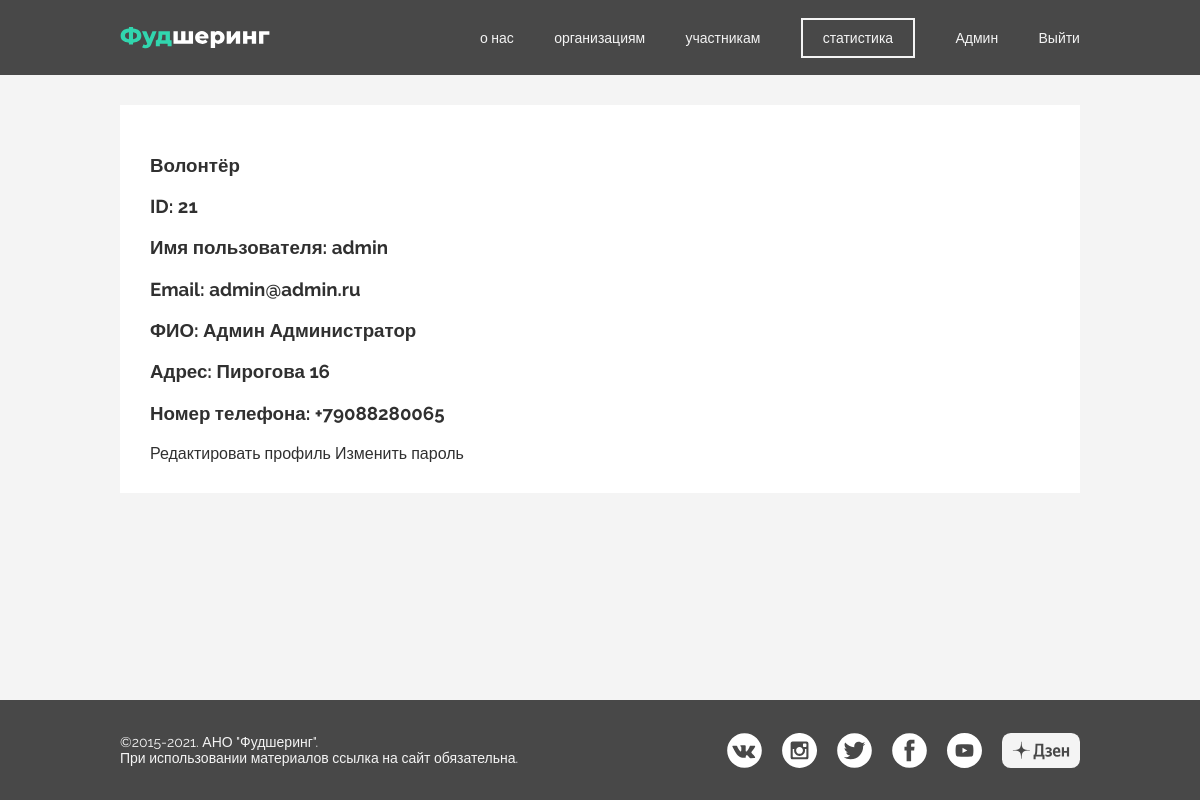
The page /cabinet/profile/ (signed in) on the database its author committed.
### authapp/models.py (models this page shows, shortened)
class UserProfile(AbstractUser):
    email = models.EmailField(verbose_name='Почта')
    first_name = models.CharField(verbose_name='Имя', max_length=128)
    last_name = models.CharField(verbose_name='Фамилия', max_length=128)
    status = models.CharField(verbose_name='Статус', choices=Status.choices, default=Status.Volunteer, max_length=1)
    confirm = models.BooleanField(verbose_name='Подтверждён', default=False)
    address = models.CharField(verbose_name='Адрес', max_length=128)
    phone_number = models.CharField(max_length=12, verbose_name="Номер телефона")

### mainapp/views.py (the view)
# urls.py: path('cabinet/profile/', mainapp.profile, name='profile'),
def profile(request):
    context = {
        'title': 'личные данные',
    }
    return render(request, 'mainapp/lk/profile/index.html', context)

### mainapp/templates/mainapp/lk/profile/index.html
{% extends 'mainapp/layouts/app.html' %}
{% load static %}
{% block content %}
    <div class="frame">
        <div class="content cabinet_frame">
            {% if user.is_stuff %}
                <h3>Администратор</h3>
            {% elif user.status == 'c' %}
                <h3>Координатор</h3>
            {% elif user.status == 'v' %}
                <h3>Волонтёр</h3>
            {% endif %}
            <h3>ID: {{ user.id }}</h3>
            <h3>Имя пользователя: {{ user.username }}</h3>
            <h3>Email: {{ user.email }}</h3>
            <h3>ФИО: {{ user.first_name }} {{ user.last_name }}</h3>
            <h3>Адрес: {{ user.address }}</h3>
            <h3>Номер телефона: {{ user.phone_number }}</h3>
            <a href="{% url 'mainapp:edit_profile' %}">Редактировать профиль</a>
            <a href="{% url 'mainapp:change_password' %}">Изменить пароль</a>
        </div>
    </div>
{% endblock %}

### mainapp/templates/mainapp/layouts/app.html (shortened to what this page needs)
{% load static %}
<!doctype html>
<html lang="ru">
<head>
    <link href="https://cdn.jsdelivr.net/npm/select2@4.1.0-rc.0/dist/css/select2.min.css" rel="stylesheet"/>
    <link rel="stylesheet" href="{% static 'css/main.css' %}">
</head>
<body>
<div class="menu">
    <div class="content  menu_content">
        <div class="menu_left">
            <a href="{% url 'mainapp:index' %}">
                <div class="menu_left_logo">
                </div>
            </a>
        </div>
        <div class="menu_right">
            <div class="menu_right_li"><a href="{% url 'mainapp:about' %}">о нас</a></div>
            <div class="menu_right_li"><a href="{% url 'mainapp:organizations' %}">организациям</a></div>
            <div class="menu_right_li"><a href="{% url 'mainapp:participants' %}">участникам</a></div>
            <div class="menu_right_li  statistic_button"><a href="#">статистика</a></div>
            {% if not user.is_authenticated %}
                <div class="menu_right_li"><a href="{% url 'authapp:register' %}">регистрация</a></div>
                <div class="menu_right_li"><a href="{% url 'authapp:login' %}">вход</a></div>
            {% else %}
                <div class="menu_right_li"><a href="{% url 'mainapp:cabinet' %}">{{ request.user.first_name }}</a></div>
                <div class="menu_right_li"><a href="{% url 'authapp:logout' %}">Выйти</a></div>
            {% endif %}
        </div>
    </div>
</div>
{% block content %}
{% endblock %}
<div class="footer">
    <div class="content footer_content">
        <div class="footer_item footer_left">
            <span>©2015-2021. АНО "Фудшеринг".</span>
            <span>При использовании материалов ссылка на сайт обязательна.</span>
        </div>
        <div class="footer_item footer_right">
            <a href="https://vk.com/foodsharing_msk">
                <div class="social_logo"
                     style="background: url('{% static 'icons/footer/vk.svg' %}') center no-repeat; background-size: cover"></div>
            </a>
            <a href="https://www.instagram.com/ano_foodsharing/">
                <div class="social_logo"
                     style="background: url('{% static 'icons/footer/inst.svg' %}') center no-repeat; background-size: cover"></div>
            </a>
            <a href="https://twitter.com/foodsharing_msk">
                <div class="social_logo"
                     style="background: url('{% static 'icons/footer/tt.svg' %}') center no-repeat; background-size: cover"></div>
            </a>
            <a href="https://www.facebook.com/foodsharingmsk/">
                <div class="social_logo"
                     style="background: url('{% static 'icons/footer/fb.svg' %}') center no-repeat; background-size: cover"></div>
            </a>
            <a href="https://www.youtube.com/channel/UCrKJ9f1ACPckgOPgE67tW5g">
                <div class="social_logo"
                     style="background: url('{% static 'icons/footer/yt.svg' %}') center no-repeat; background-size: cover"></div>
            </a>
            <a href="https://zen.yandex.ru/id/5ab3ac5ea815f1e1f0a0148d">
                <div class="social_logo social_logo_zen">
                </div>
            </a>
        </div>
    </div>
</div>
</body>
</html>

### static/css/main.css (style rules this page uses)
body { margin: 0; background: #F4F4F4; color: #303030; font-family: "Raleway", sans-serif; }
div, input { box-sizing: border-box; }
a { text-decoration: none; color: #303030; }
.menu { width: 100%; background: #484848; height: 75px; display: flex; justify-content: center; align-items: center; margin-bottom: 30px; }
.menu_content, .footer_content { display: flex; justify-content: space-between; align-items: center; }
.menu_left_logo { display: flex; justify-content: center; align-items: center; height: 50px; width: 150px; }
.menu_right { width: 600px; font-size: 14px; display: flex; justify-content: space-between; align-items: center; color: #F4F4F4; }
.menu_right_li a { text-decoration: none; color: #F4F4F4; }
.statistic_button { box-sizing: content-box; border: 2px solid #F4F4F4; padding: 10px 20px; }
.footer { position: fixed; bottom: 0; height: 100px; width: 100%; background: #484848; color: #F4F4F4; display: flex; align-items: center; justify-content: center; font-size: 14px; z-index: 10; }
.footer_item { display: flex; }
.footer_left { flex-direction: column; }
.social_logo { margin-left: 20px; width: 35px; height: 35px; transition: 100ms ease-out; }
.social_logo_zen { width: 78px; display: flex; justify-content: center; align-items: center; }
.frame { width: 100%; display: flex; justify-content: center; }
.content { width: 960px; }
.cabinet_frame { background: #ffffff; padding: 30px; margin-bottom: 80px; }

### rows shown on the page
UserProfile: user.first_name "Админ", id "21", username "admin", email "admin@admin.ru", first_name "Админ", last_name "Администратор", address "Пирогова 16", phone_number "+79088280065"
